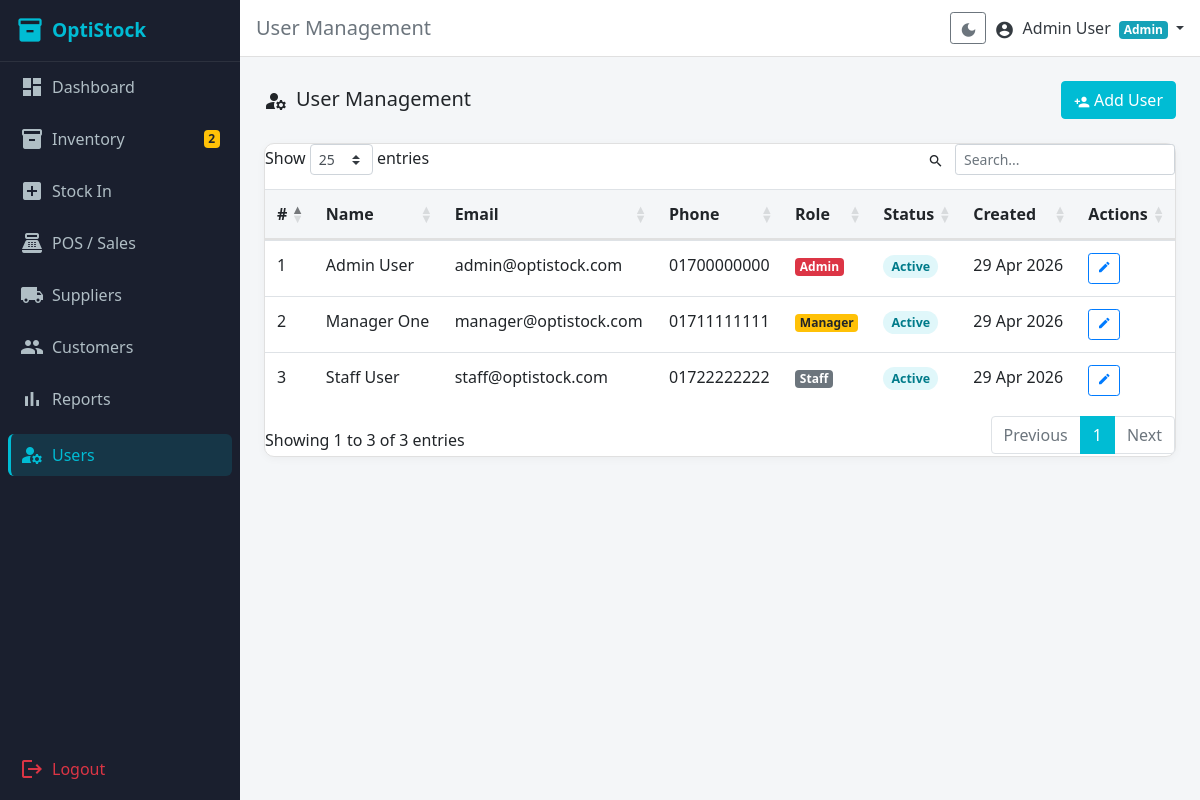
The app's page /modules/users/index.php (signed in) with its own data.
### tables this page shows
CREATE TABLE `users` (
  `id` int(10) UNSIGNED NOT NULL,
  `name` varchar(100) NOT NULL,
  `email` varchar(150) NOT NULL,
  `phone` varchar(20) DEFAULT NULL,
  `password` varchar(255) NOT NULL,
  `role` enum('admin','manager','staff') NOT NULL DEFAULT 'staff',
  `status` enum('active','inactive') NOT NULL DEFAULT 'active',
  `dark_mode` tinyint(1) NOT NULL DEFAULT 0,
  `created_at` datetime NOT NULL DEFAULT current_timestamp()
);

### modules/users/index.php (the view, shortened to what this page needs)
<?php
require_once __DIR__ . '/../../includes/auth_check.php';
$users = $pdo->query('SELECT * FROM users ORDER BY created_at DESC')->fetchAll();
include __DIR__ . '/../../includes/header.php';
?>
<div class="d-flex justify-content-between align-items-center mb-4">
  <h5 class="mb-0"><span class="material-icons align-middle mr-2">manage_accounts</span>User Management</h5>
  <a href="<?= BASE_URL ?>/modules/users/add.php" class="btn btn-primary">
    <span class="material-icons align-middle mr-1" style="font-size:16px;">person_add</span>Add User
  </a>
</div>
<div class="card">
  <div class="table-responsive">
    <table class="table table-hover datatable mb-0">
      <thead>
        <tr><th>#</th><th>Name</th><th>Email</th><th>Phone</th><th>Role</th><th>Status</th><th>Created</th><th>Actions</th></tr>
      </thead>
      <tbody>
        <?php foreach ($users as $i => $u): ?>
        <tr>
          <td><?= $i + 1 ?></td>
          <td><?= htmlspecialchars($u['name']) ?></td>
          <td><?= htmlspecialchars($u['email']) ?></td>
          <td><?= htmlspecialchars($u['phone'] ?? '—') ?></td>
          <td>
            <span class="badge <?= $u['role']==='admin'?'badge-danger':($u['role']==='manager'?'badge-warning':'badge-secondary') ?>">
              <?= ucfirst($u['role']) ?>
            </span>
          </td>
          <td><span class="status-<?= $u['status'] ?>"><?= ucfirst($u['status']) ?></span></td>
          <td><?= date('d M Y', strtotime($u['created_at'])) ?></td>
          <td>
            <a href="<?= BASE_URL ?>/modules/users/edit.php?id=<?= $u['id'] ?>" class="btn btn-sm btn-outline-primary">
              <span class="material-icons" style="font-size:14px;">edit</span>
            </a>
          </td>
        </tr>
        <?php endforeach; ?>
      </tbody>
    </table>
  </div>
</div>
<?php
include __DIR__ . '/../../includes/footer.php';

### assets/css/style.css (style rules this page uses)
:root { --color-sidebar: #1A1F2E; --color-primary: #00BCD4; --color-accent: #26C6DA; --color-success: #00C853; --color-warning: #FFD600; --color-danger: #FF1744; --color-primary-dark: #0097A7; --color-primary-light: #E0F7FA; --color-sidebar-text: #B0BEC5; --color-sidebar-active-bg: rgba(0,188,212,0.15); --color-topbar: #FFFFFF; --color-page-bg: #F4F6F8; --color-card-bg: #FFFFFF; --color-text-main: #212529; --color-text-muted: #6C757D; --color-border: #E0E0E0; }
html, body { height: 100%; }
body { background-color: var(--color-page-bg); font-family: 'Segoe UI', sans-serif; }
.card { border: 1px solid var(--color-border); border-radius: 10px; box-shadow: 0 2px 8px rgba(0,0,0,0.04); }
.btn-primary { background-color: var(--color-primary); border-color: var(--color-primary); }
a { color: var(--color-primary); }
.table thead th { background-color: var(--color-page-bg); border-bottom: 2px solid var(--color-border); font-weight: 600; }
.status-active { color: #007B8A; background: #E0F7FA; padding: 3px 8px; border-radius: 20px; font-size: 0.78rem; font-weight: 600; }

### records on screen
users: name "Admin User", email "admin@optistock.com", phone "01700000000", role "Admin", status "Active", created_at "29 Apr 2026"
users: name "Manager One", email "manager@optistock.com", phone "01711111111", role "Manager", status "Active", created_at "29 Apr 2026"
users: name "Staff User", email "staff@optistock.com", phone "01722222222", role "Staff", status "Active", created_at "29 Apr 2026"

### other values on screen
$lowStockCount "2"
$pageTitle "User Management"
$_SESSION['name'] "Admin User"
$_SESSION['role'] "Admin"
